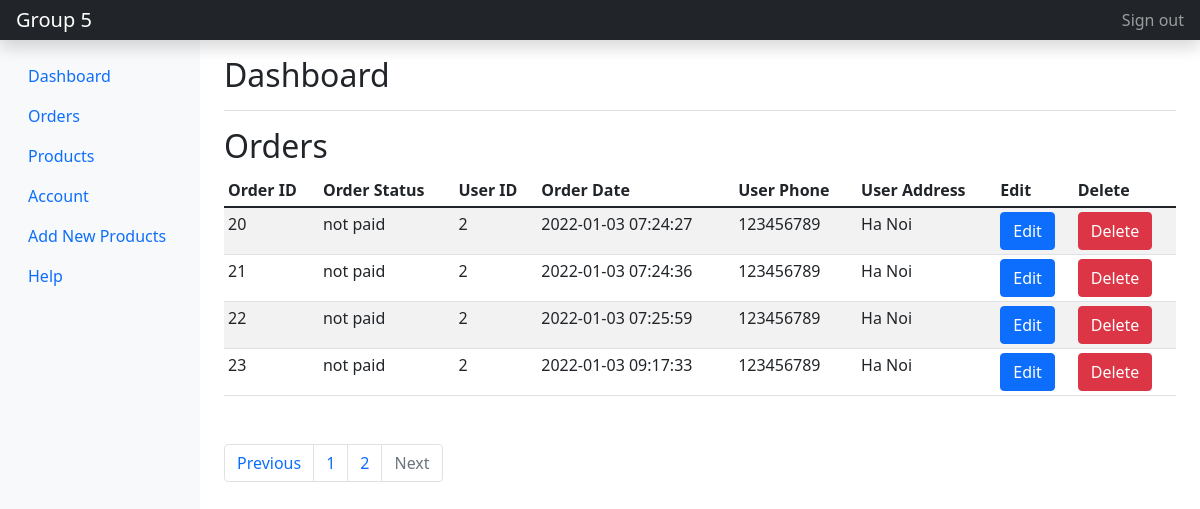
The page /admin/index.php?page_no=2 (signed in) on the database its author committed.
### tables this page shows
CREATE TABLE `orders` (
  `order_id` int(11) NOT NULL,
  `order_cost` decimal(6,2) NOT NULL,
  `order_status` varchar(100) NOT NULL DEFAULT 'on_hold',
  `user_id` int(11) NOT NULL,
  `user_phone` int(11) NOT NULL,
  `user_city` varchar(255) NOT NULL,
  `user_address` varchar(255) NOT NULL,
  `order_date` datetime NOT NULL DEFAULT current_timestamp()
);

### admin/index.php (the view, shortened to what this page needs)
<?php include('header.php'); ?>
<?php
 if(isset($_GET['page_no']) && $_GET['page_no'] != ""){
   $page_no = $_GET['page_no'];
}else{
  $page_no = 1;
}
$stmt1 = $conn->prepare("SELECT COUNT(*) As total_records FROM orders");
$stmt1->execute();
$stmt1->bind_result($total_records);
$total_records_per_page = 10;
$offset = ($page_no-1) * $total_records_per_page;
$total_no_of_pages = ceil($total_records/$total_records_per_page);
$stmt2 = $conn->prepare("SELECT * FROM orders LIMIT $offset,$total_records_per_page");
$stmt2->execute();
$orders = $stmt2->get_result();
?>
<div class="container-fluid">
  <div class="row" style="min-height: 1000px">
    <?php include('sidemenu.php'); ?>
    <main class="col-md-9 ms-sm-auto col-lg-10 px-md-4">
      <div class="d-flex justify-content-between flex-wrap flex-md-nowrap align-items-center pt-3 pb-2 mb-3 border-bottom">
        <h1 class="h2">Dashboard</h1>
      </div>
      <h2>Orders</h2>
      <div class="table-responsive">
        <table class="table table-striped table-sm">
          <thead>
            <tr>
              <th scope="col">Order ID</th>
              <th scope="col">Order Status</th>
              <th scope="col">User ID</th>
              <th scope="col">Order Date</th>
              <th scope="col">User Phone</th>
              <th scope="col">User Address</th>
              <th scope="col">Edit</th>
              <th scope="col">Delete</th>
            </tr>
          </thead>
          <tbody>
            <?php foreach ($orders as $order) { ?>
              <tr>
                <td><?php echo $order['order_id']; ?></td>
                <td><?php echo $order['order_status']; ?></td>
                <td><?php echo $order['user_id']; ?></td>
                <td><?php echo $order['order_date']; ?></td>
                <td><?php echo $order['user_phone']; ?></td>
                <td><?php echo $order['user_address']; ?></td>
                <td><a class="btn btn-primary" href="edit_order.php?order_id=<?php echo $order['order_id']; ?>">Edit</a></td>
                <td><a class="btn btn-danger" href="delete_order.php?order_id=<?php echo $order['order_id'];?>">Delete</a></td>
              </tr>
            <?php } ?>
          </tbody>
        </table>
        <nav aria-label="Page navigation example" class="mx-auto">
            <ul class="pagination mt-5 mx-auto">
                <li class="page-item <?php if($page_no<=1){echo 'disabled';}?> ">
                    <a class="page-link"
                        href="<?php if($page_no <= 1){echo '#';}else{ echo "?page_no=".($page_no-1);} ?>">Previous</a>
                </li>
                <li class="page-item"><a class="page-link" href="?page_no=1">1</a></li>
                <li class="page-item"><a class="page-link" href="?page_no=2">2</a></li>
                <li class="page-item <?php if($page_no >=  $total_no_of_pages){echo 'disabled';}?>">
                    <a class="page-link"
                        href="<?php if($page_no >= $total_no_of_pages ){echo '#';} else{ echo "?page_no=".($page_no+1);}?>">Next</a>
                </li>
            </ul>
        </nav>
      </div>
    </main>
  </div>
</div>
  </body>
</html>

### rows shown on the page
orders: order_id "20", order_status "not paid", user "2", order_date "2022-01-03 07:24:27", user_phone "123456789", user_address "Ha Noi"
orders: order_id "21", order_status "not paid", user "2", order_date "2022-01-03 07:24:36", user_phone "123456789", user_address "Ha Noi"
orders: order_id "22", order_status "not paid", user "2", order_date "2022-01-03 07:25:59", user_phone "123456789", user_address "Ha Noi"
orders: order_id "23", order_status "not paid", user "2", order_date "2022-01-03 09:17:33", user_phone "123456789", user_address "Ha Noi"
